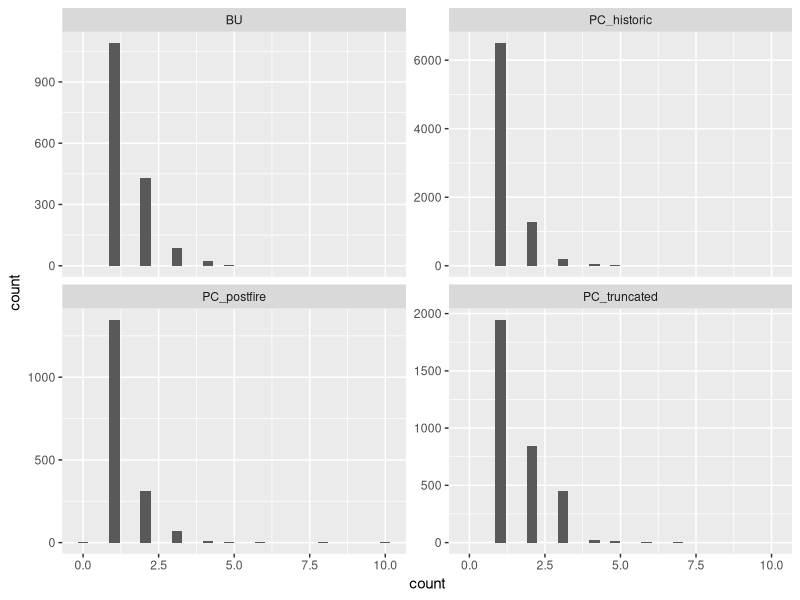

Write R code to recreate this figure.
#PREAMBLE####

#1. Load library----
library(tidyverse)
library(lubridate)

#2. Read in data----
raw <- read.csv("Input/01_Wrangled.csv") %>% 
  mutate(type = case_when(organization=="BU" ~ "BU",
                          organization=="PC" & project_id %in% c(598, 353, 140, 10) ~ "BU",
                          organization=="PC" & project_id %in% c(925, 1113) ~ "PC_truncated",
                          project_id==999 & year(date_time) <= 2017 ~ "PC_historic",
                          project_id==999 & year(date_time) > 2017 ~ "PC_postfire"),
         doy = yday(date_time),
         hour = hour(date_time))

#FILTER####

#1. Remove things we don't want----
dat1 <- raw %>% 
  dplyr::filter(hour < 10,
                doy >= 152,
                doy <= 182,
                longitude > -114.2)

#2. Remove rare species----
spp.count <- dat1 %>% 
  group_by(species) %>% 
  summarize(counts = n()) %>% 
  ungroup() %>% 
  dplyr::filter(counts >= 5)

dat2 <- dplyr::filter(dat1, species %in% spp.count$species)

#ACCOUNT FOR SURVEY EFFORT####

#1. Write a function to find the mode----
mode = function(){
  return(sort(-table(dat))[1])
}

#1. Take mean count per species per location per year----
med <- dat2 %>% 
  mutate(year = year(date_time)) %>% 
  group_by(organization, type, project_id, location, latitude, longitude, year, species) %>% 
  summarize(count = ceiling(mean(count))) %>% 
  ungroup() %>% 
  dplyr::filter(!is.na(count))

#POKE AROUND#####

#1. Visualize----
ggplot(med) +
  geom_histogram(aes(x=count)) +
  facet_wrap(~type, scales="free_y")

table(med$type, med$count)

#2. Test difference in counts----
m1 <- glm(count ~ type + species, family="poisson", data=med)
summary(m1)

#FINAL FILTERING & MAKE WIDE#####

#1. Do the thing----
use <- med %>% 
  dplyr::filter(!type %in% c("postfire", "historic")) %>% 
  pivot_wider(names_from="species", values_from="count", values_fill = 0)

#2. Save the thing----
write.csv(use, "Input/02_Standardized.csv", row.names = FALSE)
